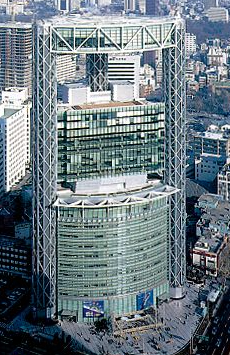
#> input picture image_processing/tower.png, 230 x 355 px
$ python 01_resize.py
#> lines starting #> are read from the running program, lines starting #| are printed output that depends on the picture
import cv2
import os

dirname = os.path.abspath(os.path.dirname(__file__))


img = cv2.imread(dirname + "/tower.png",cv2.IMREAD_UNCHANGED)
#> img is the input picture: shape (355, 230, 4); mean B, G, R, A 129.6, 122.2, 108.7, 255
print('Original Dimensions : ',img.shape)
#| Original Dimensions :  (355, 230, 4)
print(img.size)
#| 326600

scale_percent = 60 # percent of original size
width = int(img.shape[1] * scale_percent / 100)
#> width = 138
height = int(img.shape[0] * scale_percent / 100)
#> height = 213
dim = (width, height)
#> dim = (138, 213)
resized = cv2.resize(img, dim, interpolation = cv2.INTER_AREA)
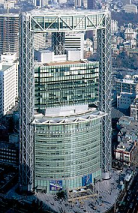
#> resized: shape (213, 138, 4); mean B, G, R, A 129.6, 122.2, 108.7, 255

print('Resized Dimensions : ',resized.shape)
#| Resized Dimensions :  (213, 138, 4)
print(resized.size)
#| 117576

cv2.imshow("Resized image", resized)
